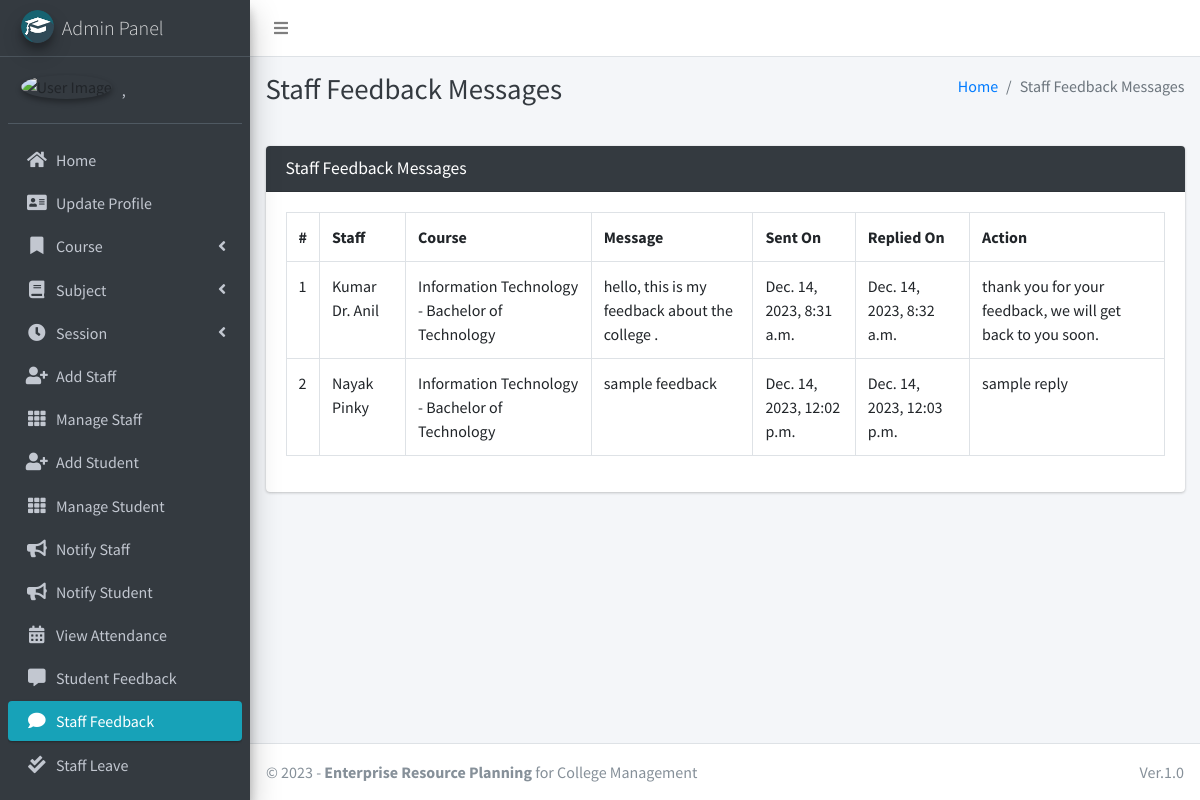
The page /staff/view/feedback/ (signed in) on the database its author committed.
### main_app/models.py (models this page shows)
class CustomUser(AbstractUser):
    USER_TYPE = ((1, "HOD"), (2, "Staff"), (3, "Student"))
    GENDER = [("M", "Male"), ("F", "Female")]
    username = None  # Removed username, using email instead
    email = models.EmailField(unique=True)
    user_type = models.CharField(default=1, choices=USER_TYPE, max_length=1)
    gender = models.CharField(max_length=1, choices=GENDER)
    profile_pic = models.ImageField()
    address = models.TextField()
    fcm_token = models.TextField(default="")  # For firebase notifications
    created_at = models.DateTimeField(auto_now_add=True)
    updated_at = models.DateTimeField(auto_now=True)
    USERNAME_FIELD = "email"
    REQUIRED_FIELDS = []
    objects = CustomUserManager()
    def __str__(self):
        return self.last_name + ", " + self.first_name

class FeedbackStaff(models.Model):
    staff = models.ForeignKey(Staff, on_delete=models.CASCADE)
    feedback = models.TextField()
    reply = models.TextField()
    created_at = models.DateTimeField(auto_now_add=True)
    updated_at = models.DateTimeField(auto_now=True)

class Staff(models.Model):
    course = models.ForeignKey(Course, on_delete=models.DO_NOTHING, null=True, blank=False)
    admin = models.OneToOneField(CustomUser, on_delete=models.CASCADE)
    def __str__(self):
        return self.admin.last_name + " " + self.admin.first_name

class Course(models.Model):
    name = models.CharField(max_length=120)
    created_at = models.DateTimeField(auto_now_add=True)
    updated_at = models.DateTimeField(auto_now=True)
    def __str__(self):
        return self.name

### main_app/hod_views.py (the view, shortened to what this page needs)
# urls.py: path("staff/view/feedback/", hod_views.staff_feedback_message,
@csrf_exempt
def staff_feedback_message(request):
    if request.method != 'POST':
        feedbacks = FeedbackStaff.objects.all()
        context = {
            'feedbacks': feedbacks,
            'page_title': 'Staff Feedback Messages'
        }
        return render(request, 'hod_template/staff_feedback_template.html', context)

### main_app/templates/hod_template/staff_feedback_template.html (shortened to what this page needs)
{% extends 'main_app/base.html' %}
{% load static %}
{% block page_title %}{{page_title}}{% endblock page_title %}
{% block content %}
<section class="content">
    <div class="container-fluid">
        <div class="row">
            <div class="col-md-12">
                <div class="card card-dark">
                    <div class="card-header">
                        <h3 class="card-title">{{page_title}}</h3>
                    </div>
                    <div class="table card-body">
                        <table class="table table-bordered table-hover">
                            <tr>
                                <th>#</th>
                                <th>Staff</th>
                                <th>Course</th>
                                <th>Message</th>
                                <th>Sent On</th>
                                <th>Replied On</th>
                                <th>Action</th>
                            </tr>
                            {% for feedback in  feedbacks %}
                              <tr>
                                  <td>{{forloop.counter}}</td>
                                  <td>{{feedback.staff}}</td>
                                  <td>{{feedback.staff.course}}</td>
                                  <td>{{feedback.feedback}}</td>
                                    {% if feedback.reply == "" %}
                                    <td>{{feedback.created_at}}</td>
                                    <td><span  class='badge badge-warning'>Pending Response</span></td>
                                         <td> <button data-toggle = "modal" data-target = "#reply_modal" value="{{feedback.id}}" class="btn btn-success reply_open_modal">Reply</button>
                                        {% else %}
                                        <td>{{feedback.created_at}}</td>
                                        <td>{{feedback.updated_at}}</td>
                                          <td>{{feedback.reply}}</td>
                                    {% endif %}
                              </tr>
                            {% endfor %}
                        </table>
                    </div>
                    </div>
            </div>
        </div>
    </div>
</section>
{% endblock content %}

### main_app/templates/main_app/sidebar_template.html (shortened to what this page needs)
{% load static %}
<aside class="main-sidebar sidebar-dark-info elevation-4">
    {% if request.user.user_type == '1' %}
    <a href="{% url 'admin_home' %}" class="brand-link">
        <img src="{% static 'dist/img/cmsl.png' %} " alt="AdminLTE Logo"
            class="brand-image img-circle elevation-3" >
        <span class="brand-text font-weight-light">Admin Panel</span>
    </a>
    <div class="sidebar">
        <div class="user-panel mt-3 pb-3 mb-3 d-flex">
            <div class="image">
                <img src="{{ request.user.profile_pic}}" class="img-circle elevation-2" alt="User Image">
            </div>
            <div class="info">
                <a href="#" class="d-block">{{user}}</a>
            </div>
        </div>
        <nav class="mt-2">
            <ul class="nav nav-pills nav-sidebar flex-column" data-widget="treeview" role="menu" data-accordion="false">
                <li class="nav-item">
                    {% url 'admin_home' as admin_home %}
                    <a href="{{admin_home}}" class="nav-link {% if admin_home == request.path %} active {% endif %}">
                        <i class="nav-icon fas fa-home"></i>
                        <p>
                            Home
                        </p>
                    </a>
                </li>
                <li class="nav-item">
                    {% url 'admin_view_profile' as admin_view_profile %}
                    <a href="{{admin_view_profile}}"
                        class="nav-link {% if admin_view_profile == request.path %} active {% endif %}">
                        <i class="nav-icon fas fa-address-card"></i>
                        <p>
                            Update Profile
                        </p>
                    </a>
                </li>
                <li class="nav-item has-treeview">
                    <a href="#" class="nav-link">
                        <i class="nav-icon fas fa-bookmark"></i>
                        <p>
                            Course
                            <i class="fas fa-angle-left right"></i>
                        </p>
                    </a>
                </li>
                <li class="nav-item has-treeview">
                    <a href="#" class="nav-link">
                        <i class="nav-icon fas fa-book"></i>
                        <p>
                            Subject
                            <i class="fas fa-angle-left right"></i>
                        </p>
                    </a>
                </li>
                <li class="nav-item has-treeview">
                    <a href="#" class="nav-link">
                        <i class="nav-icon fas fa-clock"></i>
                        <p>
                            Session
                            <i class="fas fa-angle-left right"></i>
                        </p>
                    </a>
                </li>
                <li class="nav-item">
                    {% url 'add_staff' as add_staff %}
                    <a href="{{add_staff}}" class="nav-link {% if add_staff == request.path %} active {% endif %}">
                        <i class="nav-icon fas fa-user-plus"></i>
                        <p>
                            Add Staff
                        </p>
                    </a>
                </li>
                <li class="nav-item">
                    {% url 'manage_staff' as manage_staff %}
                    {% url 'edit_staff' staff_id as edit_staff %}
                    <a href="{{manage_staff}}"
                        class="nav-link {% if manage_staff == request.path or request.path == edit_staff %} active {% endif %}">
                        <i class="nav-icon fas fa-th"></i>
                        <p>
                            Manage Staff
                        </p>
                    </a>
                </li>
                <li class="nav-item">
                    {% url 'add_student' as add_student%}
                    <a href="{{add_student}}" class="nav-link  {% if add_student == request.path %} active {% endif %}">
                        <i class="nav-icon fas fa-user-plus"></i>
                        <p>
                            Add Student
                        </p>
                    </a>
                </li>
                <li class="nav-item">
                    {% url 'manage_student' as manage_student %}
                    {% url 'edit_student' student_id as edit_student %}
                    <a href="{{manage_student}}"
                        class="nav-link  {% if edit_student == request.path or manage_student == request.path %} active {% endif %}">
                        <i class="nav-icon fas fa-th"></i>
                        <p>
                            Manage Student
                        </p>
                    </a>
                </li>
                <li class="nav-item">
                    {% url 'admin_notify_staff' as admin_notify_staff %}
                    <a href="{{admin_notify_staff}}"
                        class="nav-link {% if admin_notify_staff == request.path %} active {% endif %}">
                        <i class="nav-icon fas fa-bullhorn"></i>
                        <p>
                            Notify Staff
                        </p>
                    </a>
                </li>
                <li class="nav-item">
                    {% url 'admin_notify_student' as admin_notify_student %}
                    <a href="{{admin_notify_student}}"
                        class="nav-link {% if admin_notify_student == request.path %} active {% endif %}">
                        <i class="nav-icon fas fa-bullhorn"></i>
                        <p>
                            Notify Student
                        </p>
                    </a>
                </li>
                <li class="nav-item">
                    {% url 'admin_view_attendance' as admin_view_attendance %}
                <li class="nav-item">
                    <a href="{{admin_view_attendance}}"
                        class="nav-link  {% if admin_view_attendance == request.path %} active {% endif %}">
                        <i class="nav-icon fas fa-calendar-alt"></i>
                        <p>
                            View Attendance
                        </p>
                    </a>
                </li>
                <li class="nav-item">
                    {% url 'student_feedback_message' as student_feedback_message %}
                    <a href="{{ student_feedback_message }}"
                        class="nav-link  {% if student_feedback_message == request.path %} active {% endif %}">
                        <i class="nav-icon fas fa-comment-alt"></i>
                        <p>
                            Student Feedback
                        </p>
                    </a>
                </li>
                <li class="nav-item">
                    {% url 'staff_feedback_message' as staff_feedback_message %}
                    <a href="{{staff_feedback_message}}"
                        class="nav-link   {% if staff_feedback_message == request.path %} active {% endif %}">
                        <i class="nav-icon fas fa-comment"></i>
                        <p>
                            Staff Feedback
                        </p>
                    </a>
                </li>
                <li class="nav-item">
                    {% url 'view_staff_leave' as view_staff_leave %}
                    <a href="{{view_staff_leave}}"
                        class="nav-link  {% if view_staff_leave == request.path %} active {% endif %}">
                        <i class="nav-icon fas fa-check-double"></i>
                        <p>
                            Staff Leave
                        </p>
                    </a>
                </li>
                <li class="nav-item">
                    {% url 'view_student_leave' as view_student_leave %}
                    <a href="{% url 'view_student_leave' %}"
                        class="nav-link  {% if view_student_leave == request.path %} active {% endif %}">
                    </a>
                </li>
                                        {% endif %}
                                    </ul>
                                </nav>
                            </div>
</aside>

### rows shown on the page
CustomUser: last_name+first_name ","
FeedbackStaff: staff "Kumar Dr. Anil", staff.course "Information Technology - Bachelor of Technology", feedback "hello, this is my feedback about the college .", created_at "Dec. 14, 2023, 8:31 a.m.", updated_at "Dec. 14, 2023, 8:32 a.m.", reply "thank you for your feedback, we will get back to you soon."
FeedbackStaff: staff "Nayak Pinky", staff.course "Information Technology - Bachelor of Technology", feedback "sample feedback", created_at "Dec. 14, 2023, 12:02 p.m.", updated_at "Dec. 14, 2023, 12:03 p.m.", reply "sample reply"

### other values the page prints
{{ page_title }} "Staff Feedback Messages"
